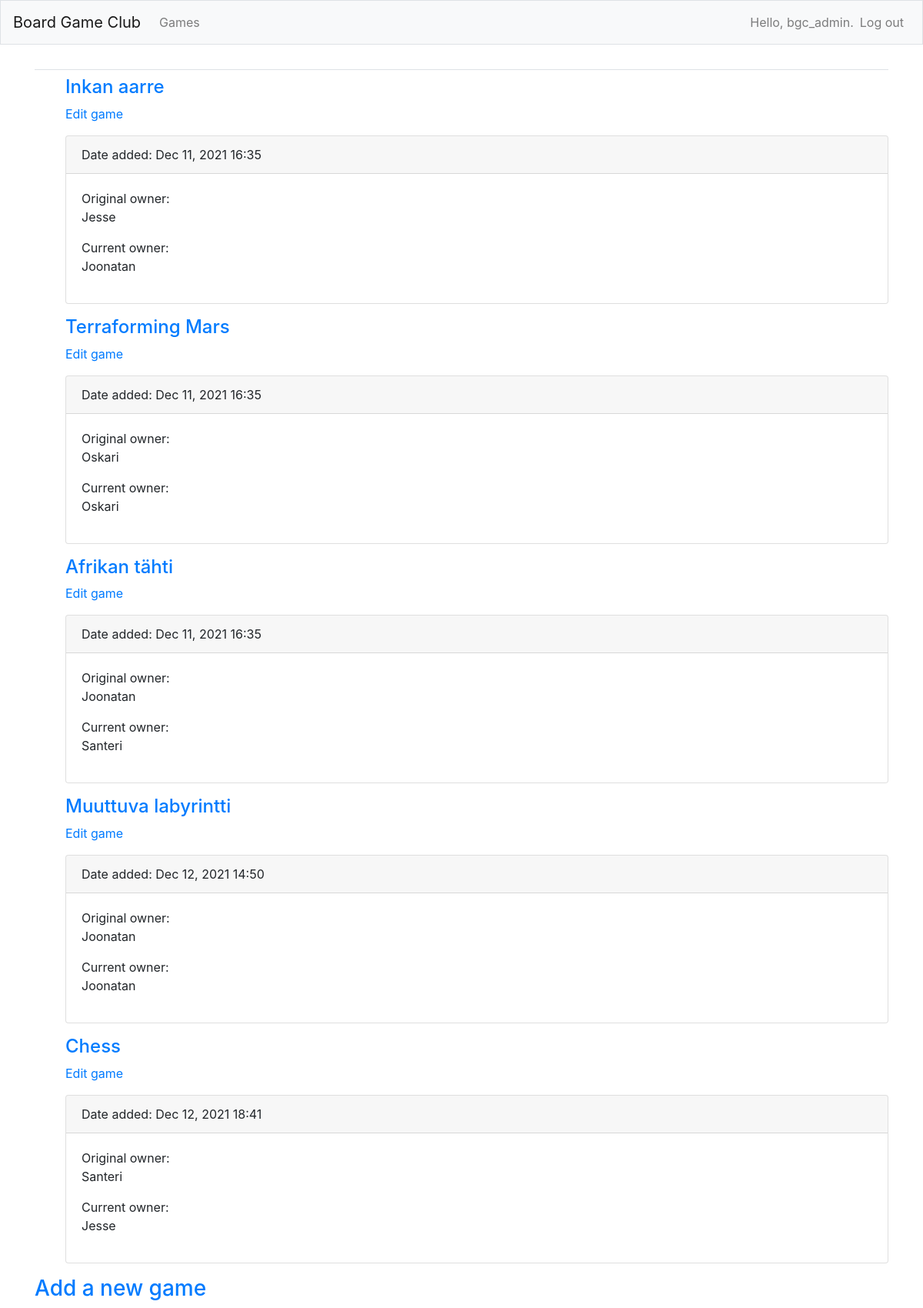
Screenshot of /games/ (signed in) with the database file from the repository.
### bgc_app/models.py (models this page shows)
class Games(models.Model):
    owner = models.ForeignKey(User, on_delete=models.CASCADE, default=1)
    text = models.TextField()
    originalowner = models.TextField()
    currentowner = models.TextField()
    date_added = models.DateTimeField(auto_now_add=True)
    def __str__(self):
        return self.text

### bgc_app/views.py (the view)
# urls.py: path('games/', views.games, name='games'),
@login_required
def games(request):
    games = Games.objects.order_by('date_added')
    context = {'games': games}
    return render(request, 'bgc_app/games.html', context)

### bgc_app/templates/bgc_app/games.html (shortened to what this page needs)
{% extends 'bgc_app/base.html' %}
{% block content %}
<ul>
    {% for game in games %}
    <h4>
        <a href="{% url 'bgc_app:details' game.id %}">{{ game }}</a>
    </h4>
    <p>
        <a href="{% url 'bgc_app:edit_game' game.id %}">Edit game</a>
    </p>
    <div class="card mb-3">
        <p class="card-header">
            Date added: {{ game.date_added|date:'M d, Y H:i' }}
        </p>
        <div class="card-body">
            Original owner: {{ game.originalowner|linebreaks }}
            Current owner: {{ game.currentowner|linebreaks }}
        </div>
    </div>
    {% empty %}
    <p>There are no games for this game yet.</p>
    {% endfor %}
</ul>
<h3>
<a href="{% url 'bgc_app:new_game' %}">Add a new game</a>
</h3>
    {% endblock content %}

### bgc_app/templates/bgc_app/base.html (shortened to what this page needs)
{% load bootstrap4 %}
<!doctype html>
<html lang="en">
<head>
    {% bootstrap_css %}
</head>
<body>
    <nav class="navbar navbar-expand-md navbar-light bg-light mb-4 border">
        <a class="navbar-brand" href="{% url 'bgc_app:index'%}">
            Board Game Club</a>
        <div class="collapse navbar-collapse" id="navbarCollapse">
            <ul class="navbar-nav mr-auto">
                <li class="nav-item">
                    <a class="nav-link" href="{% url 'bgc_app:games'%}">
                        Games</a>
                </li>
            </ul>
            <ul class="navbar-nav ml-auto">
                {% if user.is_authenticated %}
                    <li class="nav-item">
                        <span class="navbar-text"}>Hello, {{ user.username }}.</span>
                    </li>
                    <li class="nav-item">
                        <a class="nav-link" href="{% url 'users:logout' %}">Log out</a>
                    </li>
                {% else %}
                    <li class="nav-item">
                        <a class="nav-link" href="{% url 'users:register' %}">Register</a>
                    </li>
                    <li class="nav-item">
                        <a class="nav-link" href="{% url 'users:login' %}">Log in</a></li>
                {% endif %}
            </ul>
        </div>
    </nav>
    <main role="main" class="container">
        <div class="pb-2 mb-2 border-bottom">
        </div>
        <div>
            {% block content %}{% endblock content %}
        </div>
    </main>
</body>
</html>

### rows the page displays
Games: text "Inkan aarre", date_added "Dec 11, 2021 16:35", originalowner "Jesse", currentowner "Joonatan"
Games: text "Terraforming Mars", date_added "Dec 11, 2021 16:35", originalowner "Oskari", currentowner "Oskari"
Games: text "Afrikan tähti", date_added "Dec 11, 2021 16:35", originalowner "Joonatan", currentowner "Santeri"
Games: text "Muuttuva labyrintti", date_added "Dec 12, 2021 14:50", originalowner "Joonatan", currentowner "Joonatan"
Games: text "Chess", date_added "Dec 12, 2021 18:41", originalowner "Santeri", currentowner "Jesse"

### other values shown
{{ user.username }} "bgc_admin"
